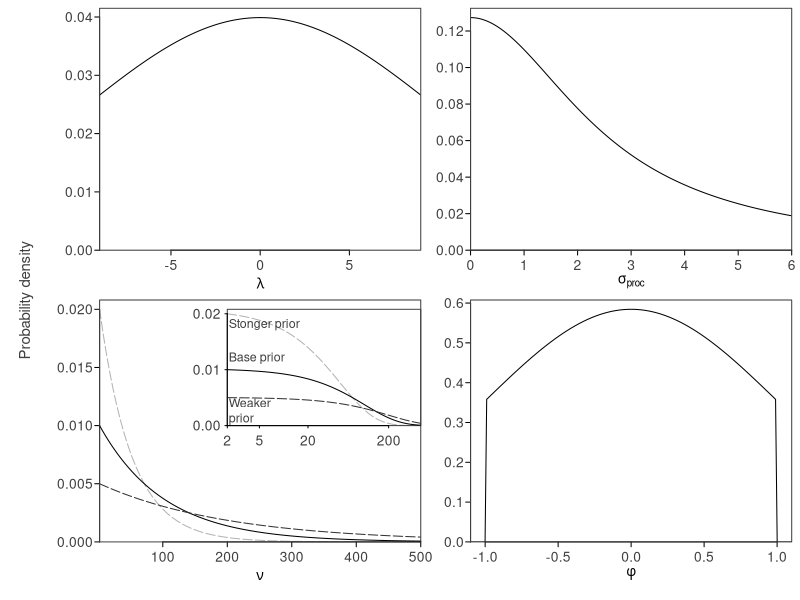

Generate this figure with R:
# Try estimating nu with a weakly informative prior in Stan
# See how the ability to detect heavy tails deteriorates with sample size,
# observation error and the degree of heavy-tailedness.

# truncated distribution function from:
# http://www.jstatsoft.org/v16/c02/paper
dtrunc <- function(x, spec, a = -Inf, b = Inf, ...) {
  tt <- rep(0, length(x))
  g <- get(paste("d", spec, sep = ""), mode = "function")
  G <- get(paste("p", spec, sep = ""), mode = "function")
  tt[x>=a & x<=b] <- g(x[x>=a&x<=b], ...)/(G(b, ...) - G(a, ...))
  tt
}

# Check priors:
plot_prior <- function(x, y, xlab, xlim = NULL, add = FALSE, lty = 1,
  col = "black", log = "", ylim = NULL, ylab = "", ...) {
  if(is.null(ylim)) {
    ylim <- c(0, max(y)*1.04)
  }
  if(!add) {
    plot(x, y, type = "l", lty = lty, xlab = xlab, ylab = ylab,
      ylim = ylim, yaxs = "i", xaxs = "i", xlim = xlim, col = col,
      log = log, ...)
  } else {
    lines(x, y, lty = lty, col = col)
  }
}

pdf("priors-gomp-base.pdf", width = 6, height = 6)
par(mfrow = c(2, 2), mar = c(3,3,0,0), oma = c(.5, 3, .5, .5),
  tck = -0.02, mgp = c(1.5, 0.4, 0), col.axis = "grey25", col = "grey25", las = 1)
x <- seq(-9, 9, length.out = 200)
plot_prior(x, dnorm(x, 0, 10), expression(lambda))
x <- seq(0, 6, length.out = 200)
plot_prior(x, dcauchy(x, 0, 2.5), expression(sigma[proc]))
x <- seq(2, 500, length.out = 2000)
plot_prior(x, dtrunc(x, "exp", a = 2, b = Inf, rate = 0.02), expression(nu),
  col = "grey70", log = "", ylim = NULL, lty = "93")
plot_prior(x, dtrunc(x, "exp", a = 2, b = Inf, rate = 0.01),
  expression(nu), add = TRUE, lty = 1, col = "black")
plot_prior(x, dtrunc(x, "exp", a = 2, b = Inf, rate = 0.005),
  expression(nu), add = TRUE, lty = "93", col = "grey20")

TeachingDemos::subplot({
  x <- seq(2, 500, length.out = 2000)
  plot_prior(log(x), dtrunc(x, "exp", a = 2, b = Inf, rate = 0.02), "",
    col = "grey70", log = "", ylim = NULL, lty = "93", yaxt = "n", xaxt = "n",
    ylab = "")
  plot_prior(log(x), dtrunc(x, "exp", a = 2, b = Inf, rate = 0.01),
    expression(nu), add = TRUE, lty = 1, col = "black")
  plot_prior(log(x), dtrunc(x, "exp", a = 2, b = Inf, rate = 0.005),
    expression(nu), add = TRUE, lty = "93", col = "grey20")
   axis(2, at = c(0, 0.01, 0.02))
   axis(1, labels = c(2, 5, 20, 200), at = log(c(2, 5, 20, 200)))
  text(0.5, 1.2/100, "Base prior", pos = 4, cex = 0.9)
  text(0.5, 1.8/100, "Stonger prior", cex = 0.9, pos = 4)
  text(0.5, 0.2/100, "Weaker\nprior", pos = 4, cex = 0.9)

},
  x = c(200, 500),
  y = c(0.01, 0.02))

x <- seq(-1.1, 1.1, length.out = 200)
plot_prior(x, dtrunc(x, "norm", a = -1, b = 1, mean = 0, sd = 1),
  expression(phi), xlim = c(-1.1, 1.1))
mtext("Probability density", side = 2, outer = TRUE, line = 1, las = 0, cex = 0.9)
dev.off()
